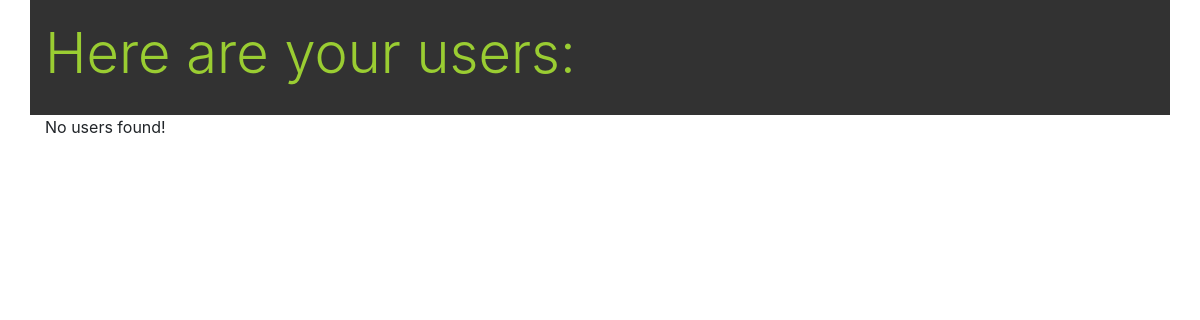
Before: /users/ with the older database file.
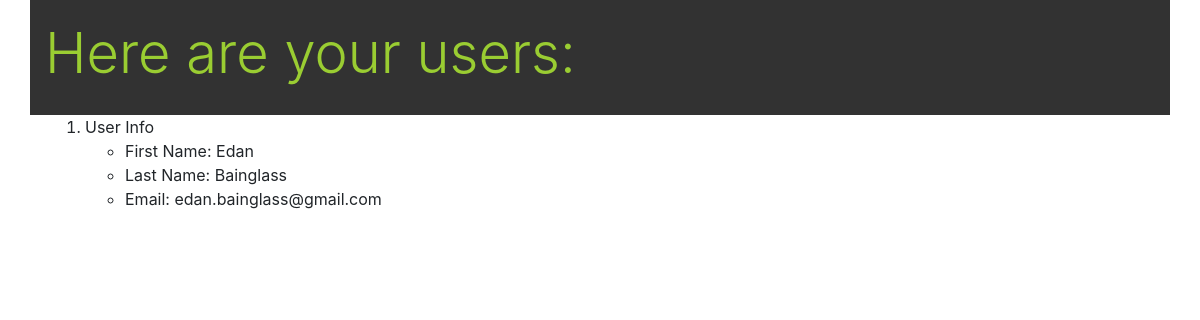
After: the same page with the newer database file.
### AppTwo/models.py (models this page shows, shortened)
class User(models.Model):
    first_name = models.CharField(max_length=50)
    last_name = models.CharField(max_length=50)
    email = models.EmailField(max_length=254, unique=True)

### AppTwo/views.py (the view)
# urls.py: path('users/', views.users, name='users'),
def users(request: HttpRequest) -> HttpResponse:
    user_list = User.objects.order_by('last_name')
    users_dict = {'users': user_list}
    return render(request, 'apptwo/users.html', context=users_dict)

### templates/AppTwo/users.html (shortened to what this page needs)
<!DOCTYPE html>
{% load static %}
<html lang="en">
<head>
  <link rel="stylesheet" href="https://cdnjs.cloudflare.com/ajax/libs/twitter-bootstrap/4.6.0/css/bootstrap.min.css" />
  <link rel="stylesheet" href="https://cdnjs.cloudflare.com/ajax/libs/font-awesome/5.15.2/css/all.min.css" />
  <link rel="stylesheet" href="{% static 'css/styles.css' %}" />
</head>
<body>
  <header class="container">
    <h1 class="display-4">Here are your users:</h1>
  </header>
  <div class="container">
    {% if users %}
    <ol>
      {% for user in users %}
      <li>User Info</li>
      <ul>
        <li>First Name: {{ user.first_name }}</li>
        <li>Last Name: {{ user.last_name }}</li>
        <li>Email: {{ user.email }}</li>
      </ul>
      {% endfor %}
    </ol>
    {% else %}
    <p>No users found!</p>
    {% endif %}
  </div>
</body>
</html>

Changed rows visible on the page:
added User: first_name "Edan", last_name "Bainglass", email "edan.bainglass@gmail.com"
Other visible differences:
text no longer shown: "No users found!"
